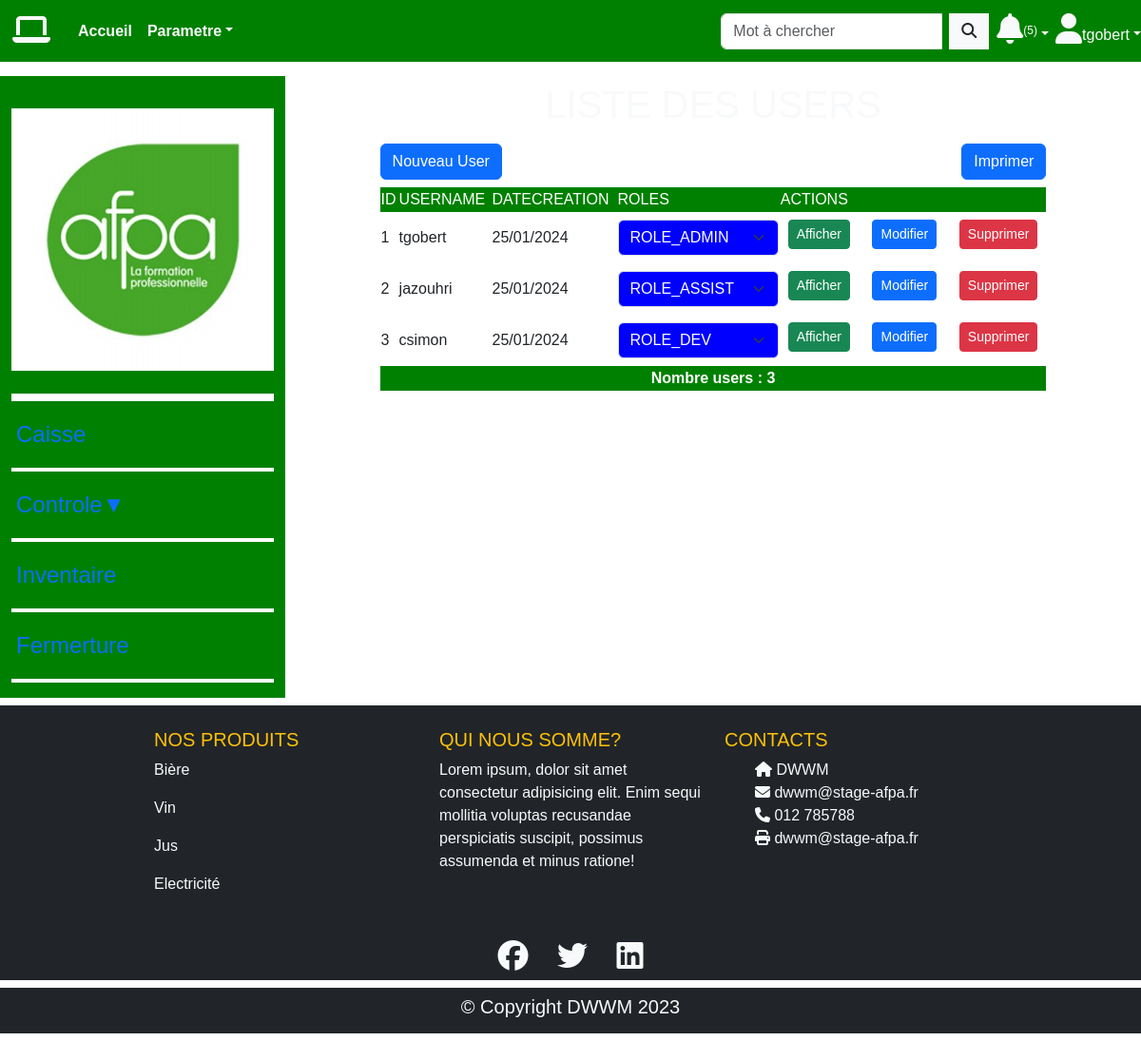
Page /user (signed in) on the committed database.
### tables this page shows
create table user (
      id int auto_increment primary key,
      username varchar(100) not null,
      email varchar(100),
      password varchar(200) not null,
      dateCreation datetime default now(),
      dateModification datetime default now(),
      dateDerniereConnexion datetime,
      roles json
);

### Service/extra.php (called while the page is built, shortened)
<?php
function charger($class){
      $fileModel="./Model/$class.php";
      $fileController="./Controller/$class.php";
      $fileView="./View/$class.php";
      $fileService="./Service/$class.php";
      $files=[$fileModel,$fileController,$fileView,$fileService];
}

### Model/Manager.php (called while the page is built, shortened)
<?php
class Manager{
    function connexion($host=HOST,$dbname=DBNAME,$user=USER,$password=PASSWORD){
        $dns="mysql:host=$host;dbname=$dbname;charset=utf8";
        try{
            $connexion=new PDO($dns,$user,$password);
        }catch(Exception $e){
            echo "<h1> Connexion impossible ! Verifiez les paramètres !</h1>";
            die;
    }
            return $connexion;
        }
    function listTable($nomTable){
        $sql="select * from $nomTable";
        $connexion=$this->connexion();
        $requete=$connexion->prepare($sql);
        $requete->execute();
        $tables=$requete->fetchAll(PDO::FETCH_ASSOC);
        return $tables;
    }
}

### Model/UserManager.php (called while the page is built, shortened)
<?php
class UserManager extends Manager{
    public function findAll(){
        $resultat=$this->listTable('user');
        return $resultat;
    }
}

### Model/User.php (called while the page is built, shortened)
<?php
      class User extends UserManager{
            private $id;
            private $username;
            private $dateCreation;
            private $roles;
            public function __construct($data=[]){
                  if($data){
                        foreach($data as $key=>$valeur){
                              $set="set".ucfirst($key);
                        }
                  }
            }
            public function getId()
            {
                        return $this->id;
            }
            public function setId($id)
            {
                        $this->id = $id;
                        return $this;
            }
            public function getUsername()
            {
                        return $this->username;
            }
            public function setUsername($username)
            {
                        $this->username = $username;
                        return $this;
            }
            public function setEmail($email)
            {
                        return $this;
            }
            public function setPassword($password)
            {
                        return $this;
            }
            public function getDateCreation()
            {
                        return $this->dateCreation;
            }
            public function setDateCreation($dateCreation)
            {
                        $this->dateCreation = $dateCreation;
                        return $this;
            }
            public function setDateModification($dateModification)
            {
                        return $this;
            }
            public function setDateDerniereConnexion($dateDerniereConnexion)
            {
                        return $this;
            }
            public function getRoles()
            {
                        return $this->roles;
            }
            public function setRoles($roles)
            {
                        $this->roles = $roles;
                        return $this;
            }
            public function setPhoto($photo)
            {
                        return $this;
            }
      }

### View/user/listUser.html.php (the view, shortened to what this page needs)
<div class="m-auto w80">
    <h1 class="titre text-light">LISTE DES USERS</h1>
    <div class="div-btn my-2">
        <a href="user&action=insert"  class="btn btn-md btn-primary">Nouveau User</a>
        <a href="javascript:window.print()"  class="btn btn-md btn-primary">Imprimer</a>
    </div>
    <table class="w100 table-responsive">
        <thead id="thead_user">
            <tr class="bg_green">
                <td>ID</td>
                <td>USERNAME</td>
                <td>DATECREATION</td>
                <td>ROLES</td>
                <td>ACTIONS</td>
            </tr>
        </thead>
        <tbody id="tbody_user">
            <?php foreach($lignes as $ligne): ?>
                <tr>
                    <td><?=$ligne['id']?></td>
                    <td><?=$ligne['username']?></td>
                    <td><?=$ligne['dateCreation']?></td>
                    <td class="py-2"><?=$ligne['roles']?></td>
                    <td class="py-2 d-flex justify-content-between">
                        <a href="user&action=show&id=<?=$ligne['id']?>" class="btn btn-sm btn-success mx-2">Afficher</a>
                        <a href="user&action=update&id=<?=$ligne['id']?>" class="btn btn-sm btn-primary mx-2">Modifier</a>
                        <button class="btn btn-sm btn-danger mx-2" onclick="supprimer(<?=$ligne['id']?>)">Supprimer</button>
                    </td>
                </tr>
            <?php endforeach;?>
        </tbody>
        <tfoot id="tfoot_user">
            <tr class="bg_green">
                <th colspan="5" class="text-center">Nombre users : <?=$nbre?></th>
            </tr>
        </tfoot>
    </table>
</div>

### index.php (shortened to what this page needs)
<?php
require_once("./Service/extra.php");
$path='accueil';
extract($_GET);
$nameController=ucfirst($path)."Controller";
$fileController="Controller/$nameController.php";
if(file_exists($fileController)){
      $page=new $nameController();
}else{
      echo "Le fichier $nameController n'existe pas. ";
}

### Controller/UserController.php (shortened to what this page needs)
<?php
    class UserController extends MyFct{
        function __construct(){
            $action='list';
            extract($_GET);
            switch($action){
                case 'list':
                    $this->listerUser();
                    break;
            }
        }
        function listerUser(){
            $um=new UserManager();
            $users=$um->findAll();
            $lignes=[];
            foreach($users as $value){
                $user=new User($value);
                $dateCreation=$user->getDateCreation();
                $dateCreation=new DateTime($dateCreation);
                $dateCreation=$dateCreation->format('d/m/Y');
                $roles=json_decode($user->getRoles());
                $role_title=implode(" - ",$roles);
                $user_roles="<select class='form-select bg_blue'     title='$role_title'  > ";
                foreach($roles as $role){
                    $user_roles.="<option>$role</option>";
                }
                $user_roles.="</select>";
                $lignes[]=[
                    'id'=>$user->getId(),
                    'username'=>$user->getUsername(),
                    'dateCreation'=>$dateCreation,
                    'roles'=>$user_roles,
                ];
            }
            $variables=[
                'lignes'=>$lignes,
                'nbre'=>count($lignes),
            ];
            $file="View/user/listUser.html.php";
            $this->generatePage($file,$variables);
        }
    }

### View/base-bs.html.php (shortened to what this page needs)
<!DOCTYPE html>
<html lang="en">
<head>
      <link rel="stylesheet" href="./Public/bootstrap-5.3.2-dist/css/bootstrap.css">
      <link rel="stylesheet" href="./Public/fontawesome-free-6.5.0-web/css/all.css">
      <link rel="stylesheet" href="./Public/css/style.css">
</head>
<body>
      <div class="container-fluid">
            <nav class="navbar navbar-expand-md <?=$_SESSION['bg_navbar']?> text-light fixed-top">
                  <a href="" class="btn"><i class="fa fa-laptop fa-2x text-light"></i></a>
                  <div class="collapse navbar-collapse justify-content-between" id="nav">
                        <ul class="navbar-nav px-2">
                              <li class="nav-item"><a href="accueil" class="nav-link text-light fw-bold">Accueil</a>
                              </li>
                              <?php if(MyFct::isGranted('ROLE_ADMIN')): ?>
                              <li class="nav-item dropdown"><a href=""
                                          class="nav-link text-primary text-light fw-bold dropdown-toggle"
                                          data-bs-toggle="dropdown">Parametre</a>
                              </li>
                              <?php endif; ?>
                        </ul>
                        <div action="">
                              <div class="input-group">
                                    <input onKeyDown="touche(event)" id="mot" name="mot" type="text"
                                          class="form-control mx-2" placeholder="Mot à chercher">
                                    <a href="javascript:chercher()" class="btn bg-light"><i
                                                class="fa fa-search"></i></a>
                                    <a href="" class="mx-2 dropdown-toggle text-light" data-bs-toggle="dropdown"><i
                                                class="fa fa-bell text-light fa-2x"></i><sup
                                                class="text-light">(5)</sup></a>
                                    <?php if($_SESSION['username']!='user'): ?>
                                    <a href="" class=" dropdown-toggle text-light" data-bs-toggle="dropdown"><i
                                                class="fa fa-user fa-2x"></i><?=$_SESSION['username']?></a>
                                    <?php endif; ?>
                              </div>
                        </div>
                  </div>
            </nav>
            <div class="row">
                  <div id="aside-left" class="col-md-3 bg_green print-none">
                        <div class="center" id="logo">
                              <img src="./Public/img/Logo_Afpa.jpg" width="100%" alt="" class="my-4">
                        </div>
                        <ul class="niveau-v1">
                              <li><a href="">Caisse</a></li>
                              <li><a href="">Controle<span>&#9660;</span></a>
                              </li>
                              <li><a href="">Inventaire</a></li>
                              <li><a href="">Fermerture</a></li>
                        </ul>
                  </div>
                  <div id="section-bs" class="col-md-9">
                        <?=$content?>
                  </div>
            </div>
            <footer class="my-2">
                  <div class="row bg-dark justify-content-center py-4">
                        <div class="col-sm-3 col-md-3 col-lg-3 text-light">
                              <h5 class="text-warning text-uppercase">Nos Produits</h5>
                              <p>Bière</p>
                              <p>Vin</p>
                              <p>Jus</p>
                              <p>Electricité</p>
                        </div>
                        <div class="col-sm-3 col-md-3 col-lg-3 text-light">
                              <h5 class="text-warning text-uppercase">Qui nous somme?</h5>
                              <p>Lorem ipsum, dolor sit amet consectetur adipisicing elit. Enim sequi mollitia voluptas
                                    recusandae
                                    perspiciatis suscipit, possimus assumenda et minus ratione!</p>
                        </div>
                        <div class="col-sm-3 col-md-3 col-lg-3 text-light">
                              <h5 class="text-warning text-uppercase">Contacts </h5>
                              <ul>
                                    <li><i class="fa fa-home"></i> DWWM</li>
                                    <li><i class="fa fa-envelope"></i> dwwm@stage-afpa.fr</li>
                                    <li><i class="fa fa-phone"></i> 012 785788</li>
                                    <li><i class="fa fa-print"></i> dwwm@stage-afpa.fr</li>
                              </ul>
                        </div>
                  </div>
                  <div class="row bg-dark justify-content-center align-items-center">
                        <div class="col-md-4 text-center">
                              <a href="" class="btn"><i class="fab fa-facebook text-light fa-2x"></i></a>
                              <a href="" class="btn"><i class="fab fa-twitter text-light fa-2x"></i></a>
                              <a href="" class="btn"><i class="fab fa-linkedin text-light fa-2x"></i></a>
                        </div>
                  </div>
                  <div class="row my-2 bg-dark">
                        <div class="col-12">
                              <h5 class="text-center text-light py-2"> &copy Copyright DWWM 2023</h5>
                        </div>
                  </div>
            </footer>
      </div>
</body>
</html>

### Service/MyFct.php (shortened to what this page needs)
<?php
class MyFct{
    static function isGranted($role_libelle){
        $user_roles=$_SESSION['roles'];
        $user_roles=json_decode($user_roles);
        if(in_array($role_libelle,$user_roles)){
            return true;
        }else{
            return false;
        }
    }
    function generatePage($file,$variables=[],$base="View/base-bs.html.php"){
        if(file_exists($file)){
            extract($variables);
            require_once($file);
            $content=ob_get_clean();
            require_once($base);
            $page=ob_get_clean();
            echo $page;
        }else{
            echo "<h1>Desolé! Le fichier $file n'existe pas!</h1>";
            die;
        }
    }
}
?>

### Public/css/style.css (style rules this page uses)
* { box-sizing: border-box;font-family: Arial, Helvetica, sans-serif; }
.div-btn { display: flex; justify-content: space-between; }
.bg_blue { background-color: blue;color:white; }
.bg_green { background-color: green;color:white; }
.center { text-align: center; }
.titre { line-height: 60px;text-align: center;border-bottom:3px solid white;color:navy; }
.w80 { width:80%; }
.w100 { width:100%; }
a { text-decoration: none; }
li { list-style-type: none; }
#logo { margin-top:10px;width:100%;border-bottom:8px solid white; }
.niveau-v1 { padding-left:0; }
.niveau-v1 li { line-height: 70px;border-bottom:4px solid white; }
.niveau-v1 li > a { display:block;font-size:1.5em;padding: 0 5px; }
#aside-left, #section-bs { min-height: 70vh; margin-top: 10vh; }
#section-bs { overflow: auto; position: relative; }

### rows in the picture
user: id "1", username "tgobert", dateCreation "25/01/2024", roles "ROLE_ADMIN"
user: id "2", username "jazouhri", dateCreation "25/01/2024", roles "ROLE_ASSIST"
user: id "3", username "csimon", dateCreation "25/01/2024", roles "ROLE_DEV"

### other values in the picture
$_SESSION['username'] "tgobert"
$nbre "3"
